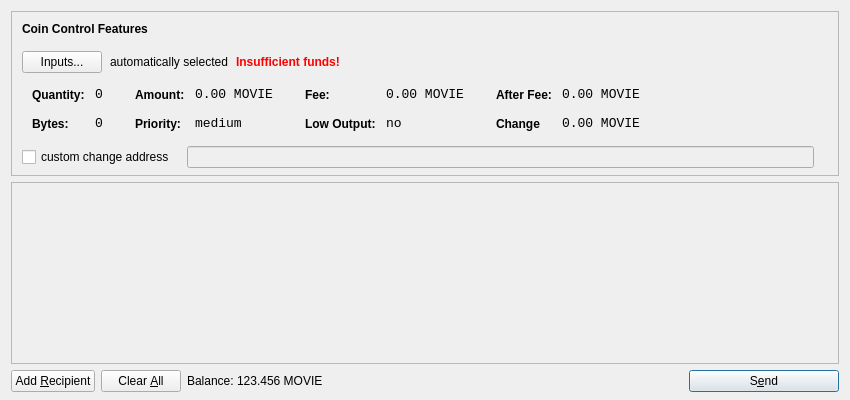
<?xml version="1.0" encoding="UTF-8"?>
<ui version="4.0">
 <class>SendCoinsDialog</class>
 <widget class="QDialog" name="SendCoinsDialog">
  <property name="geometry">
   <rect>
    <x>0</x>
    <y>0</y>
    <width>850</width>
    <height>400</height>
   </rect>
  </property>
  <property name="windowTitle">
   <string>Send Coins</string>
  </property>
  <layout class="QVBoxLayout" name="verticalLayout" stretch="0,1,0">
   <property name="bottomMargin">
    <number>8</number>
   </property>
   <item>
    <widget class="QFrame" name="frameCoinControl">
     <property name="sizePolicy">
      <sizepolicy hsizetype="Expanding" vsizetype="Expanding">
       <horstretch>0</horstretch>
       <verstretch>0</verstretch>
      </sizepolicy>
     </property>
     <property name="maximumSize">
      <size>
       <width>16777215</width>
       <height>16777215</height>
      </size>
     </property>
     <property name="frameShape">
      <enum>QFrame::StyledPanel</enum>
     </property>
     <property name="frameShadow">
      <enum>QFrame::Sunken</enum>
     </property>
     <layout class="QVBoxLayout" name="verticalLayoutCoinControl2">
      <property name="spacing">
       <number>-1</number>
      </property>
      <property name="leftMargin">
       <number>0</number>
      </property>
      <property name="topMargin">
       <number>0</number>
      </property>
      <property name="rightMargin">
       <number>0</number>
      </property>
      <property name="bottomMargin">
       <number>6</number>
      </property>
      <item>
       <layout class="QVBoxLayout" name="verticalLayoutCoinControl" stretch="0,0,0,0,1">
        <property name="spacing">
         <number>0</number>
        </property>
        <property name="leftMargin">
         <number>10</number>
        </property>
        <property name="topMargin">
         <number>10</number>
        </property>
        <item>
         <layout class="QHBoxLayout" name="horizontalLayoutCoinControl1">
          <property name="bottomMargin">
           <number>15</number>
          </property>
          <item>
           <widget class="QLabel" name="labelCoinControlFeatures">
            <property name="sizePolicy">
             <sizepolicy hsizetype="Preferred" vsizetype="Maximum">
              <horstretch>0</horstretch>
              <verstretch>0</verstretch>
             </sizepolicy>
            </property>
            <property name="font">
             <font>
              <weight>75</weight>
              <bold>true</bold>
             </font>
            </property>
            <property name="styleSheet">
             <string notr="true">font-weight:bold;</string>
            </property>
            <property name="text">
             <string>Coin Control Features</string>
            </property>
           </widget>
          </item>
         </layout>
        </item>
        <item>
         <layout class="QHBoxLayout" name="horizontalLayoutCoinControl2" stretch="0,0,0,0">
          <property name="spacing">
           <number>8</number>
          </property>
          <property name="bottomMargin">
           <number>10</number>
          </property>
          <item>
           <widget class="QPushButton" name="pushButtonCoinControl">
            <property name="styleSheet">
             <string notr="true"/>
            </property>
            <property name="text">
             <string>Inputs...</string>
            </property>
           </widget>
          </item>
          <item>
           <widget class="QLabel" name="labelCoinControlAutomaticallySelected">
            <property name="text">
             <string>automatically selected</string>
            </property>
            <property name="margin">
             <number>5</number>
            </property>
           </widget>
          </item>
          <item>
           <widget class="QLabel" name="labelCoinControlInsuffFunds">
            <property name="font">
             <font>
              <weight>75</weight>
              <bold>true</bold>
             </font>
            </property>
            <property name="styleSheet">
             <string notr="true">color:red;font-weight:bold;</string>
            </property>
            <property name="text">
             <string>Insufficient funds!</string>
            </property>
            <property name="margin">
             <number>5</number>
            </property>
           </widget>
          </item>
          <item>
           <spacer name="horizontalSpacerCoinControl">
            <property name="orientation">
             <enum>Qt::Horizontal</enum>
            </property>
            <property name="sizeHint" stdset="0">
             <size>
              <width>40</width>
              <height>1</height>
             </size>
            </property>
           </spacer>
          </item>
         </layout>
        </item>
        <item>
         <widget class="QWidget" name="widgetCoinControl" native="true">
          <property name="sizePolicy">
           <sizepolicy hsizetype="Preferred" vsizetype="Preferred">
            <horstretch>0</horstretch>
            <verstretch>0</verstretch>
           </sizepolicy>
          </property>
          <property name="minimumSize">
           <size>
            <width>0</width>
            <height>0</height>
           </size>
          </property>
          <property name="styleSheet">
           <string notr="true"/>
          </property>
          <layout class="QHBoxLayout" name="horizontalLayoutCoinControl5">
           <property name="margin">
            <number>0</number>
           </property>
           <item>
            <layout class="QHBoxLayout" name="horizontalLayoutCoinControl3" stretch="0,0,0,1">
             <property name="spacing">
              <number>20</number>
             </property>
             <property name="topMargin">
              <number>0</number>
             </property>
             <property name="bottomMargin">
              <number>10</number>
             </property>
             <item>
              <layout class="QFormLayout" name="formLayoutCoinControl1">
               <property name="horizontalSpacing">
                <number>10</number>
               </property>
               <property name="verticalSpacing">
                <number>14</number>
               </property>
               <property name="leftMargin">
                <number>10</number>
               </property>
               <property name="topMargin">
                <number>4</number>
               </property>
               <property name="rightMargin">
                <number>6</number>
               </property>
               <item row="0" column="0">
                <widget class="QLabel" name="labelCoinControlQuantityText">
                 <property name="styleSheet">
                  <string notr="true">font-weight:bold;</string>
                 </property>
                 <property name="text">
                  <string>Quantity:</string>
                 </property>
                 <property name="margin">
                  <number>0</number>
                 </property>
                </widget>
               </item>
               <item row="0" column="1">
                <widget class="QLabel" name="labelCoinControlQuantity">
                 <property name="font">
                  <font>
                   <family>Monospace</family>
                   <pointsize>10</pointsize>
                  </font>
                 </property>
                 <property name="cursor">
                  <cursorShape>IBeamCursor</cursorShape>
                 </property>
                 <property name="contextMenuPolicy">
                  <enum>Qt::ActionsContextMenu</enum>
                 </property>
                 <property name="text">
                  <string>0</string>
                 </property>
                 <property name="margin">
                  <number>0</number>
                 </property>
                 <property name="textInteractionFlags">
                  <set>Qt::LinksAccessibleByMouse|Qt::TextSelectableByKeyboard|Qt::TextSelectableByMouse</set>
                 </property>
                </widget>
               </item>
               <item row="1" column="0">
                <widget class="QLabel" name="labelCoinControlBytesText">
                 <property name="styleSheet">
                  <string notr="true">font-weight:bold;</string>
                 </property>
                 <property name="text">
                  <string>Bytes:</string>
                 </property>
                </widget>
               </item>
               <item row="1" column="1">
                <widget class="QLabel" name="labelCoinControlBytes">
                 <property name="font">
                  <font>
                   <family>Monospace</family>
                   <pointsize>10</pointsize>
                  </font>
                 </property>
                 <property name="cursor">
                  <cursorShape>IBeamCursor</cursorShape>
                 </property>
                 <property name="contextMenuPolicy">
                  <enum>Qt::ActionsContextMenu</enum>
                 </property>
                 <property name="text">
                  <string>0</string>
                 </property>
                 <property name="textInteractionFlags">
                  <set>Qt::LinksAccessibleByMouse|Qt::TextSelectableByKeyboard|Qt::TextSelectableByMouse</set>
                 </property>
                </widget>
               </item>
              </layout>
             </item>
             <item>
              <layout class="QFormLayout" name="formLayoutCoinControl2">
               <property name="horizontalSpacing">
                <number>10</number>
               </property>
               <property name="verticalSpacing">
                <number>14</number>
               </property>
               <property name="leftMargin">
                <number>6</number>
               </property>
               <property name="topMargin">
                <number>4</number>
               </property>
               <property name="rightMargin">
                <number>6</number>
               </property>
               <item row="0" column="0">
                <widget class="QLabel" name="labelCoinControlAmountText">
                 <property name="styleSheet">
                  <string notr="true">font-weight:bold;</string>
                 </property>
                 <property name="text">
                  <string>Amount:</string>
                 </property>
                 <property name="margin">
                  <number>0</number>
                 </property>
                </widget>
               </item>
               <item row="0" column="1">
                <widget class="QLabel" name="labelCoinControlAmount">
                 <property name="font">
                  <font>
                   <family>Monospace</family>
                   <pointsize>10</pointsize>
                  </font>
                 </property>
                 <property name="cursor">
                  <cursorShape>IBeamCursor</cursorShape>
                 </property>
                 <property name="contextMenuPolicy">
                  <enum>Qt::ActionsContextMenu</enum>
                 </property>
                 <property name="text">
                  <string notr="true">0.00 MOVIE</string>
                 </property>
                 <property name="textInteractionFlags">
                  <set>Qt::LinksAccessibleByMouse|Qt::TextSelectableByKeyboard|Qt::TextSelectableByMouse</set>
                 </property>
                </widget>
               </item>
               <item row="1" column="0">
                <widget class="QLabel" name="labelCoinControlPriorityText">
                 <property name="styleSheet">
                  <string notr="true">font-weight:bold;</string>
                 </property>
                 <property name="text">
                  <string>Priority:</string>
                 </property>
                </widget>
               </item>
               <item row="1" column="1">
                <widget class="QLabel" name="labelCoinControlPriority">
                 <property name="font">
                  <font>
                   <family>Monospace</family>
                   <pointsize>10</pointsize>
                  </font>
                 </property>
                 <property name="cursor">
                  <cursorShape>IBeamCursor</cursorShape>
                 </property>
                 <property name="contextMenuPolicy">
                  <enum>Qt::ActionsContextMenu</enum>
                 </property>
                 <property name="text">
                  <string>medium</string>
                 </property>
                 <property name="textInteractionFlags">
                  <set>Qt::LinksAccessibleByMouse|Qt::TextSelectableByKeyboard|Qt::TextSelectableByMouse</set>
                 </property>
                </widget>
               </item>
              </layout>
             </item>
             <item>
              <layout class="QFormLayout" name="formLayoutCoinControl3">
               <property name="horizontalSpacing">
                <number>10</number>
               </property>
               <property name="verticalSpacing">
                <number>14</number>
               </property>
               <property name="leftMargin">
                <number>6</number>
               </property>
               <property name="topMargin">
                <number>4</number>
               </property>
               <property name="rightMargin">
                <number>6</number>
               </property>
               <item row="0" column="0">
                <widget class="QLabel" name="labelCoinControlFeeText">
                 <property name="styleSheet">
                  <string notr="true">font-weight:bold;</string>
                 </property>
                 <property name="text">
                  <string>Fee:</string>
                 </property>
                 <property name="margin">
                  <number>0</number>
                 </property>
                </widget>
               </item>
               <item row="0" column="1">
                <widget class="QLabel" name="labelCoinControlFee">
                 <property name="font">
                  <font>
                   <family>Monospace</family>
                   <pointsize>10</pointsize>
                  </font>
                 </property>
                 <property name="cursor">
                  <cursorShape>IBeamCursor</cursorShape>
                 </property>
                 <property name="contextMenuPolicy">
                  <enum>Qt::ActionsContextMenu</enum>
                 </property>
                 <property name="text">
                  <string notr="true">0.00 MOVIE</string>
                 </property>
                 <property name="textInteractionFlags">
                  <set>Qt::LinksAccessibleByMouse|Qt::TextSelectableByKeyboard|Qt::TextSelectableByMouse</set>
                 </property>
                </widget>
               </item>
               <item row="1" column="0">
                <widget class="QLabel" name="labelCoinControlLowOutputText">
                 <property name="styleSheet">
                  <string notr="true">font-weight:bold;</string>
                 </property>
                 <property name="text">
                  <string>Low Output:</string>
                 </property>
                </widget>
               </item>
               <item row="1" column="1">
                <widget class="QLabel" name="labelCoinControlLowOutput">
                 <property name="font">
                  <font>
                   <family>Monospace</family>
                   <pointsize>10</pointsize>
                  </font>
                 </property>
                 <property name="cursor">
                  <cursorShape>IBeamCursor</cursorShape>
                 </property>
                 <property name="contextMenuPolicy">
                  <enum>Qt::ActionsContextMenu</enum>
                 </property>
                 <property name="text">
                  <string>no</string>
                 </property>
                 <property name="textInteractionFlags">
                  <set>Qt::LinksAccessibleByMouse|Qt::TextSelectableByKeyboard|Qt::TextSelectableByMouse</set>
                 </property>
                </widget>
               </item>
              </layout>
             </item>
             <item>
              <layout class="QFormLayout" name="formLayoutCoinControl4">
               <property name="horizontalSpacing">
                <number>10</number>
               </property>
               <property name="verticalSpacing">
                <number>14</number>
               </property>
               <property name="leftMargin">
                <number>6</number>
               </property>
               <property name="topMargin">
                <number>4</number>
               </property>
               <property name="rightMargin">
                <number>6</number>
               </property>
               <item row="0" column="0">
                <widget class="QLabel" name="labelCoinControlAfterFeeText">
                 <property name="styleSheet">
                  <string notr="true">font-weight:bold;</string>
                 </property>
                 <property name="text">
                  <string>After Fee:</string>
                 </property>
                 <property name="margin">
                  <number>0</number>
                 </property>
                </widget>
               </item>
               <item row="0" column="1">
                <widget class="QLabel" name="labelCoinControlAfterFee">
                 <property name="font">
                  <font>
                   <family>Monospace</family>
                   <pointsize>10</pointsize>
                  </font>
                 </property>
                 <property name="cursor">
                  <cursorShape>IBeamCursor</cursorShape>
                 </property>
                 <property name="contextMenuPolicy">
                  <enum>Qt::ActionsContextMenu</enum>
                 </property>
                 <property name="text">
                  <string notr="true">0.00 MOVIE</string>
                 </property>
                 <property name="textInteractionFlags">
                  <set>Qt::LinksAccessibleByMouse|Qt::TextSelectableByKeyboard|Qt::TextSelectableByMouse</set>
                 </property>
                </widget>
               </item>
               <item row="1" column="0">
                <widget class="QLabel" name="labelCoinControlChangeText">
                 <property name="styleSheet">
                  <string notr="true">font-weight:bold;</string>
                 </property>
                 <property name="text">
                  <string>Change</string>
                 </property>
                </widget>
               </item>
               <item row="1" column="1">
                <widget class="QLabel" name="labelCoinControlChange">
                 <property name="font">
                  <font>
                   <family>Monospace</family>
                   <pointsize>10</pointsize>
                  </font>
                 </property>
                 <property name="cursor">
                  <cursorShape>IBeamCursor</cursorShape>
                 </property>
                 <property name="contextMenuPolicy">
                  <enum>Qt::ActionsContextMenu</enum>
                 </property>
                 <property name="text">
                  <string notr="true">0.00 MOVIE</string>
                 </property>
                 <property name="textInteractionFlags">
                  <set>Qt::LinksAccessibleByMouse|Qt::TextSelectableByKeyboard|Qt::TextSelectableByMouse</set>
                 </property>
                </widget>
               </item>
              </layout>
             </item>
            </layout>
           </item>
          </layout>
         </widget>
        </item>
        <item>
         <layout class="QHBoxLayout" name="horizontalLayoutCoinControl4" stretch="0,0,0">
          <property name="spacing">
           <number>12</number>
          </property>
          <property name="sizeConstraint">
           <enum>QLayout::SetDefaultConstraint</enum>
          </property>
          <property name="topMargin">
           <number>5</number>
          </property>
          <property name="rightMargin">
           <number>5</number>
          </property>
          <item>
           <widget class="QCheckBox" name="checkBoxCoinControlChange">
            <property name="text">
             <string>custom change address</string>
            </property>
           </widget>
          </item>
          <item>
           <widget class="QLineEdit" name="lineEditCoinControlChange">
            <property name="enabled">
             <bool>false</bool>
            </property>
            <property name="sizePolicy">
             <sizepolicy hsizetype="Expanding" vsizetype="Fixed">
              <horstretch>0</horstretch>
              <verstretch>0</verstretch>
             </sizepolicy>
            </property>
           </widget>
          </item>
          <item>
           <widget class="QLabel" name="labelCoinControlChangeLabel">
            <property name="sizePolicy">
             <sizepolicy hsizetype="Preferred" vsizetype="Expanding">
              <horstretch>0</horstretch>
              <verstretch>0</verstretch>
             </sizepolicy>
            </property>
            <property name="minimumSize">
             <size>
              <width>0</width>
              <height>0</height>
             </size>
            </property>
            <property name="text">
             <string/>
            </property>
            <property name="margin">
             <number>3</number>
            </property>
           </widget>
          </item>
         </layout>
        </item>
        <item>
         <spacer name="verticalSpacerCoinControl">
          <property name="orientation">
           <enum>Qt::Vertical</enum>
          </property>
          <property name="sizeHint" stdset="0">
           <size>
            <width>800</width>
            <height>1</height>
           </size>
          </property>
         </spacer>
        </item>
       </layout>
      </item>
     </layout>
    </widget>
   </item>
   <item>
    <widget class="QScrollArea" name="scrollArea">
     <property name="widgetResizable">
      <bool>true</bool>
     </property>
     <widget class="QWidget" name="scrollAreaWidgetContents">
      <property name="geometry">
       <rect>
        <x>0</x>
        <y>0</y>
        <width>830</width>
        <height>165</height>
       </rect>
      </property>
      <layout class="QVBoxLayout" name="verticalLayout_2">
       <property name="margin">
        <number>0</number>
       </property>
       <item>
        <layout class="QVBoxLayout" name="entries">
         <property name="spacing">
          <number>6</number>
         </property>
        </layout>
       </item>
       <item>
        <spacer name="verticalSpacer">
         <property name="orientation">
          <enum>Qt::Vertical</enum>
         </property>
         <property name="sizeHint" stdset="0">
          <size>
           <width>20</width>
           <height>40</height>
          </size>
         </property>
        </spacer>
       </item>
      </layout>
     </widget>
    </widget>
   </item>
   <item>
    <layout class="QHBoxLayout" name="horizontalLayout">
     <item>
      <widget class="QPushButton" name="addButton">
       <property name="toolTip">
        <string>Send to multiple recipients at once</string>
       </property>
       <property name="text">
        <string>Add &amp;Recipient</string>
       </property>
       <property name="autoDefault">
        <bool>false</bool>
       </property>
      </widget>
     </item>
     <item>
      <widget class="QPushButton" name="clearButton">
       <property name="sizePolicy">
        <sizepolicy hsizetype="Minimum" vsizetype="Fixed">
         <horstretch>0</horstretch>
         <verstretch>0</verstretch>
        </sizepolicy>
       </property>
       <property name="toolTip">
        <string>Remove all transaction fields</string>
       </property>
       <property name="text">
        <string>Clear &amp;All</string>
       </property>
       <property name="autoRepeatDelay">
        <number>300</number>
       </property>
       <property name="autoDefault">
        <bool>false</bool>
       </property>
      </widget>
     </item>
     <item>
      <layout class="QHBoxLayout" name="horizontalLayout_2">
       <property name="spacing">
        <number>3</number>
       </property>
       <item>
        <widget class="QLabel" name="label">
         <property name="sizePolicy">
          <sizepolicy hsizetype="Preferred" vsizetype="Fixed">
           <horstretch>0</horstretch>
           <verstretch>0</verstretch>
          </sizepolicy>
         </property>
         <property name="text">
          <string>Balance:</string>
         </property>
        </widget>
       </item>
       <item>
        <widget class="QLabel" name="labelBalance">
         <property name="sizePolicy">
          <sizepolicy hsizetype="Preferred" vsizetype="Fixed">
           <horstretch>0</horstretch>
           <verstretch>0</verstretch>
          </sizepolicy>
         </property>
         <property name="cursor">
          <cursorShape>IBeamCursor</cursorShape>
         </property>
         <property name="text">
          <string notr="true">123.456 MOVIE</string>
         </property>
         <property name="textInteractionFlags">
          <set>Qt::LinksAccessibleByMouse|Qt::TextSelectableByKeyboard|Qt::TextSelectableByMouse</set>
         </property>
        </widget>
       </item>
      </layout>
     </item>
     <item>
      <spacer name="horizontalSpacer">
       <property name="orientation">
        <enum>Qt::Horizontal</enum>
       </property>
       <property name="sizeHint" stdset="0">
        <size>
         <width>40</width>
         <height>20</height>
        </size>
       </property>
      </spacer>
     </item>
     <item>
      <widget class="QPushButton" name="sendButton">
       <property name="minimumSize">
        <size>
         <width>150</width>
         <height>0</height>
        </size>
       </property>
       <property name="toolTip">
        <string>Confirm the send action</string>
       </property>
       <property name="text">
        <string>S&amp;end</string>
       </property>
       <property name="icon">
        <iconset resource="../bitcoin.qrc">
         <normaloff>:/icons/send</normaloff>:/icons/send</iconset>
       </property>
       <property name="default">
        <bool>true</bool>
       </property>
      </widget>
     </item>
    </layout>
   </item>
  </layout>
 </widget>
 <resources>
  <include location="../bitcoin.qrc"/>
 </resources>
 <connections/>
</ui>
